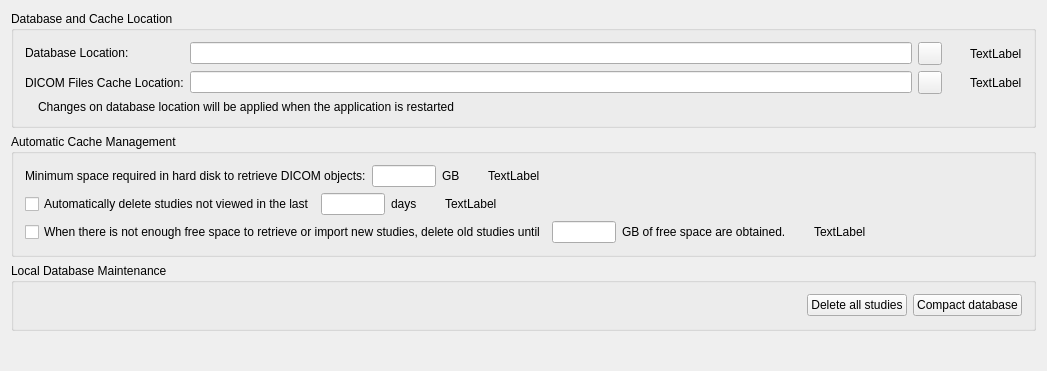
<?xml version="1.0" encoding="UTF-8"?>
<ui version="4.0">
 <class>udg::QLocalDatabaseConfigurationScreenBase</class>
 <widget class="QWidget" name="udg::QLocalDatabaseConfigurationScreenBase">
  <property name="geometry">
   <rect>
    <x>0</x>
    <y>0</y>
    <width>1047</width>
    <height>371</height>
   </rect>
  </property>
  <property name="sizePolicy">
   <sizepolicy hsizetype="MinimumExpanding" vsizetype="Preferred">
    <horstretch>0</horstretch>
    <verstretch>0</verstretch>
   </sizepolicy>
  </property>
  <property name="maximumSize">
   <size>
    <width>20000</width>
    <height>5000</height>
   </size>
  </property>
  <property name="windowTitle">
   <string>Local Database Configuration</string>
  </property>
  <property name="windowIcon">
   <iconset resource="../main/main.qrc">
    <normaloff>:/images/icons/database.svg</normaloff>:/images/icons/database.svg</iconset>
  </property>
  <layout class="QGridLayout" name="gridLayout_5">
   <item row="0" column="0">
    <widget class="QGroupBox" name="groupBox_2">
     <property name="title">
      <string>Database and Cache Location</string>
     </property>
     <layout class="QGridLayout" name="gridLayout_4">
      <item row="0" column="0">
       <layout class="QGridLayout" name="gridLayout_2">
        <item row="0" column="0">
         <widget class="QLabel" name="textLabel1_9">
          <property name="sizePolicy">
           <sizepolicy hsizetype="Preferred" vsizetype="Fixed">
            <horstretch>0</horstretch>
            <verstretch>0</verstretch>
           </sizepolicy>
          </property>
          <property name="minimumSize">
           <size>
            <width>90</width>
            <height>0</height>
           </size>
          </property>
          <property name="text">
           <string>Database Location:</string>
          </property>
          <property name="textFormat">
           <enum>Qt::RichText</enum>
          </property>
          <property name="alignment">
           <set>Qt::AlignVCenter</set>
          </property>
         </widget>
        </item>
        <item row="0" column="1">
         <widget class="QLineEdit" name="m_textDatabaseRoot"/>
        </item>
        <item row="0" column="3">
         <widget class="QLabel" name="m_databasePathWarningIcon">
          <property name="minimumSize">
           <size>
            <width>16</width>
            <height>16</height>
           </size>
          </property>
          <property name="maximumSize">
           <size>
            <width>16</width>
            <height>16</height>
           </size>
          </property>
          <property name="styleSheet">
           <string notr="true">image: url(:/images/icons/emblem-warning.svg);</string>
          </property>
         </widget>
        </item>
        <item row="0" column="4">
         <widget class="QLabel" name="m_databasePathWarningLabel">
          <property name="text">
           <string>TextLabel</string>
          </property>
         </widget>
        </item>
        <item row="1" column="0">
         <widget class="QLabel" name="textLabel1_8">
          <property name="minimumSize">
           <size>
            <width>120</width>
            <height>0</height>
           </size>
          </property>
          <property name="text">
           <string>DICOM Files Cache Location:</string>
          </property>
         </widget>
        </item>
        <item row="1" column="1">
         <widget class="QLineEdit" name="m_textCacheImagePath">
          <property name="readOnly">
           <bool>true</bool>
          </property>
         </widget>
        </item>
        <item row="1" column="3">
         <widget class="QLabel" name="m_cachePathWarningIcon">
          <property name="minimumSize">
           <size>
            <width>16</width>
            <height>16</height>
           </size>
          </property>
          <property name="maximumSize">
           <size>
            <width>16</width>
            <height>16</height>
           </size>
          </property>
          <property name="styleSheet">
           <string notr="true">image: url(:/images/icons/emblem-warning.svg);</string>
          </property>
         </widget>
        </item>
        <item row="1" column="4">
         <widget class="QLabel" name="m_cachePathWarningLabel">
          <property name="text">
           <string>TextLabel</string>
          </property>
         </widget>
        </item>
        <item row="0" column="2">
         <widget class="QToolButton" name="m_buttonExaminateDataBase">
          <property name="toolTip">
           <string>Examine disk to find the database</string>
          </property>
          <property name="text">
           <string/>
          </property>
          <property name="icon">
           <iconset resource="../main/main.qrc">
            <normaloff>:/images/icons/document-open.svg</normaloff>:/images/icons/document-open.svg</iconset>
          </property>
         </widget>
        </item>
        <item row="1" column="2">
         <widget class="QToolButton" name="m_buttonExaminateCacheImage">
          <property name="toolTip">
           <string>Examine disk to find the directory to save the retrieved DICOM files</string>
          </property>
          <property name="text">
           <string/>
          </property>
          <property name="icon">
           <iconset resource="../main/main.qrc">
            <normaloff>:/images/icons/document-open.svg</normaloff>:/images/icons/document-open.svg</iconset>
          </property>
         </widget>
        </item>
       </layout>
      </item>
      <item row="1" column="0">
       <layout class="QHBoxLayout" name="horizontalLayout">
        <item>
         <widget class="QLabel" name="m_mustRestartToApplyWarningIcon">
          <property name="text">
           <string/>
          </property>
          <property name="pixmap">
           <pixmap resource="../main/main.qrc">:/images/icons/emblem-warning.svg</pixmap>
          </property>
         </widget>
        </item>
        <item>
         <widget class="QLabel" name="m_mustRestartToApplyWarningLabel">
          <property name="text">
           <string>Changes on database location will be applied when the application is restarted</string>
          </property>
          <property name="textFormat">
           <enum>Qt::PlainText</enum>
          </property>
         </widget>
        </item>
        <item>
         <spacer>
          <property name="orientation">
           <enum>Qt::Horizontal</enum>
          </property>
          <property name="sizeType">
           <enum>QSizePolicy::Expanding</enum>
          </property>
          <property name="sizeHint" stdset="0">
           <size>
            <width>20</width>
            <height>13</height>
           </size>
          </property>
         </spacer>
        </item>
       </layout>
      </item>
     </layout>
    </widget>
   </item>
   <item row="1" column="0">
    <widget class="QGroupBox" name="groupBox">
     <property name="title">
      <string>Automatic Cache Management</string>
     </property>
     <layout class="QGridLayout" name="gridLayout">
      <item row="0" column="0">
       <layout class="QHBoxLayout" name="horizontalLayout_2">
        <item>
         <widget class="QLabel" name="textLabel3_7">
          <property name="text">
           <string>Minimum space required in hard disk to retrieve DICOM objects:</string>
          </property>
         </widget>
        </item>
        <item>
         <widget class="QLineEdit" name="m_textMinimumSpaceRequiredToRetrieve">
          <property name="maximumSize">
           <size>
            <width>64</width>
            <height>16777215</height>
           </size>
          </property>
          <property name="maxLength">
           <number>4</number>
          </property>
          <property name="alignment">
           <set>Qt::AlignRight</set>
          </property>
         </widget>
        </item>
        <item>
         <widget class="QLabel" name="textLabel4_6">
          <property name="text">
           <string>GB</string>
          </property>
         </widget>
        </item>
        <item>
         <widget class="QLabel" name="m_minimumSpaceWarningIcon">
          <property name="minimumSize">
           <size>
            <width>16</width>
            <height>16</height>
           </size>
          </property>
          <property name="maximumSize">
           <size>
            <width>16</width>
            <height>16</height>
           </size>
          </property>
          <property name="styleSheet">
           <string notr="true">image: url(:/images/icons/emblem-warning.svg);</string>
          </property>
         </widget>
        </item>
        <item>
         <widget class="QLabel" name="m_minimumSpaceWarningLabel">
          <property name="text">
           <string>TextLabel</string>
          </property>
         </widget>
        </item>
        <item>
         <spacer>
          <property name="orientation">
           <enum>Qt::Horizontal</enum>
          </property>
          <property name="sizeHint" stdset="0">
           <size>
            <width>20</width>
            <height>20</height>
           </size>
          </property>
         </spacer>
        </item>
       </layout>
      </item>
      <item row="1" column="0">
       <layout class="QHBoxLayout">
        <property name="spacing">
         <number>6</number>
        </property>
        <property name="leftMargin">
         <number>0</number>
        </property>
        <property name="topMargin">
         <number>0</number>
        </property>
        <property name="rightMargin">
         <number>0</number>
        </property>
        <property name="bottomMargin">
         <number>0</number>
        </property>
        <item>
         <widget class="QCheckBox" name="m_checkBoxDeletedOldStudies">
          <property name="text">
           <string>Automatically delete studies not viewed in the last</string>
          </property>
         </widget>
        </item>
        <item>
         <widget class="QLineEdit" name="m_textMaximumDaysNotViewed">
          <property name="maximumSize">
           <size>
            <width>64</width>
            <height>16777215</height>
           </size>
          </property>
          <property name="maxLength">
           <number>4</number>
          </property>
          <property name="alignment">
           <set>Qt::AlignRight</set>
          </property>
         </widget>
        </item>
        <item>
         <widget class="QLabel" name="label_2">
          <property name="text">
           <string>days</string>
          </property>
         </widget>
        </item>
        <item>
         <widget class="QLabel" name="m_deleteNotViewedStudiesWarningIcon">
          <property name="minimumSize">
           <size>
            <width>16</width>
            <height>16</height>
           </size>
          </property>
          <property name="maximumSize">
           <size>
            <width>16</width>
            <height>16</height>
           </size>
          </property>
          <property name="styleSheet">
           <string notr="true">image: url(:/images/icons/emblem-warning.svg);</string>
          </property>
         </widget>
        </item>
        <item>
         <widget class="QLabel" name="m_deleteNotViewedStudiesWarningLabel">
          <property name="text">
           <string>TextLabel</string>
          </property>
         </widget>
        </item>
        <item>
         <spacer>
          <property name="orientation">
           <enum>Qt::Horizontal</enum>
          </property>
          <property name="sizeHint" stdset="0">
           <size>
            <width>121</width>
            <height>20</height>
           </size>
          </property>
         </spacer>
        </item>
       </layout>
      </item>
      <item row="2" column="0">
       <layout class="QHBoxLayout" name="horizontalLayout_3">
        <item>
         <widget class="QCheckBox" name="m_checkBoxDeleteStudiesIfNotEnoughFreeSpaceAvailable">
          <property name="text">
           <string>When there is not enough free space to retrieve or import new studies, delete old studies until</string>
          </property>
         </widget>
        </item>
        <item>
         <widget class="QLineEdit" name="m_textSpaceToFreeIfNotEnoughSpaceAvailable">
          <property name="maximumSize">
           <size>
            <width>64</width>
            <height>16777215</height>
           </size>
          </property>
          <property name="maxLength">
           <number>4</number>
          </property>
          <property name="alignment">
           <set>Qt::AlignRight</set>
          </property>
         </widget>
        </item>
        <item>
         <widget class="QLabel" name="label_4">
          <property name="text">
           <string>GB of free space are obtained.</string>
          </property>
         </widget>
        </item>
        <item>
         <widget class="QLabel" name="m_freeSpaceWarningIcon">
          <property name="minimumSize">
           <size>
            <width>16</width>
            <height>16</height>
           </size>
          </property>
          <property name="maximumSize">
           <size>
            <width>16</width>
            <height>16</height>
           </size>
          </property>
          <property name="styleSheet">
           <string notr="true">image: url(:/images/icons/emblem-warning.svg);</string>
          </property>
         </widget>
        </item>
        <item>
         <widget class="QLabel" name="m_freeSpaceWarningLabel">
          <property name="text">
           <string>TextLabel</string>
          </property>
         </widget>
        </item>
        <item>
         <spacer>
          <property name="orientation">
           <enum>Qt::Horizontal</enum>
          </property>
          <property name="sizeHint" stdset="0">
           <size>
            <width>13</width>
            <height>20</height>
           </size>
          </property>
         </spacer>
        </item>
       </layout>
      </item>
     </layout>
    </widget>
   </item>
   <item row="2" column="0">
    <widget class="QGroupBox" name="groupBox_3">
     <property name="title">
      <string>Local Database Maintenance</string>
     </property>
     <layout class="QGridLayout" name="gridLayout_3">
      <item row="0" column="2">
       <widget class="QPushButton" name="m_buttonCompactDatabase">
        <property name="toolTip">
         <string>Compact Database</string>
        </property>
        <property name="text">
         <string>Compact database</string>
        </property>
        <property name="icon">
         <iconset resource="../main/main.qrc">
          <normaloff>:/images/icons/package.svg</normaloff>:/images/icons/package.svg</iconset>
        </property>
       </widget>
      </item>
      <item row="0" column="0">
       <spacer>
        <property name="orientation">
         <enum>Qt::Horizontal</enum>
        </property>
        <property name="sizeHint" stdset="0">
         <size>
          <width>20</width>
          <height>23</height>
         </size>
        </property>
       </spacer>
      </item>
      <item row="0" column="1">
       <widget class="QPushButton" name="m_buttonDeleteStudies">
        <property name="toolTip">
         <string>Delete all studies from the cache</string>
        </property>
        <property name="text">
         <string>Delete all studies</string>
        </property>
        <property name="icon">
         <iconset resource="../main/main.qrc">
          <normaloff>:/images/icons/edit-delete.svg</normaloff>:/images/icons/edit-delete.svg</iconset>
        </property>
       </widget>
      </item>
     </layout>
    </widget>
   </item>
   <item row="3" column="0">
    <spacer>
     <property name="orientation">
      <enum>Qt::Vertical</enum>
     </property>
     <property name="sizeType">
      <enum>QSizePolicy::Expanding</enum>
     </property>
     <property name="sizeHint" stdset="0">
      <size>
       <width>830</width>
       <height>16</height>
      </size>
     </property>
    </spacer>
   </item>
  </layout>
 </widget>
 <layoutdefault spacing="6" margin="11"/>
 <tabstops>
  <tabstop>m_textDatabaseRoot</tabstop>
  <tabstop>m_buttonExaminateDataBase</tabstop>
  <tabstop>m_textCacheImagePath</tabstop>
  <tabstop>m_buttonExaminateCacheImage</tabstop>
  <tabstop>m_checkBoxDeletedOldStudies</tabstop>
  <tabstop>m_textMaximumDaysNotViewed</tabstop>
  <tabstop>m_checkBoxDeleteStudiesIfNotEnoughFreeSpaceAvailable</tabstop>
  <tabstop>m_textSpaceToFreeIfNotEnoughSpaceAvailable</tabstop>
 </tabstops>
 <resources>
  <include location="../main/main.qrc"/>
  <include location="../main/main.qrc"/>
 </resources>
 <connections>
  <connection>
   <sender>m_checkBoxDeleteStudiesIfNotEnoughFreeSpaceAvailable</sender>
   <signal>toggled(bool)</signal>
   <receiver>m_textSpaceToFreeIfNotEnoughSpaceAvailable</receiver>
   <slot>setEnabled(bool)</slot>
   <hints>
    <hint type="sourcelabel">
     <x>346</x>
     <y>209</y>
    </hint>
    <hint type="destinationlabel">
     <x>564</x>
     <y>209</y>
    </hint>
   </hints>
  </connection>
  <connection>
   <sender>m_checkBoxDeletedOldStudies</sender>
   <signal>toggled(bool)</signal>
   <receiver>m_textMaximumDaysNotViewed</receiver>
   <slot>setEnabled(bool)</slot>
   <hints>
    <hint type="sourcelabel">
     <x>303</x>
     <y>182</y>
    </hint>
    <hint type="destinationlabel">
     <x>484</x>
     <y>182</y>
    </hint>
   </hints>
  </connection>
 </connections>
</ui>
